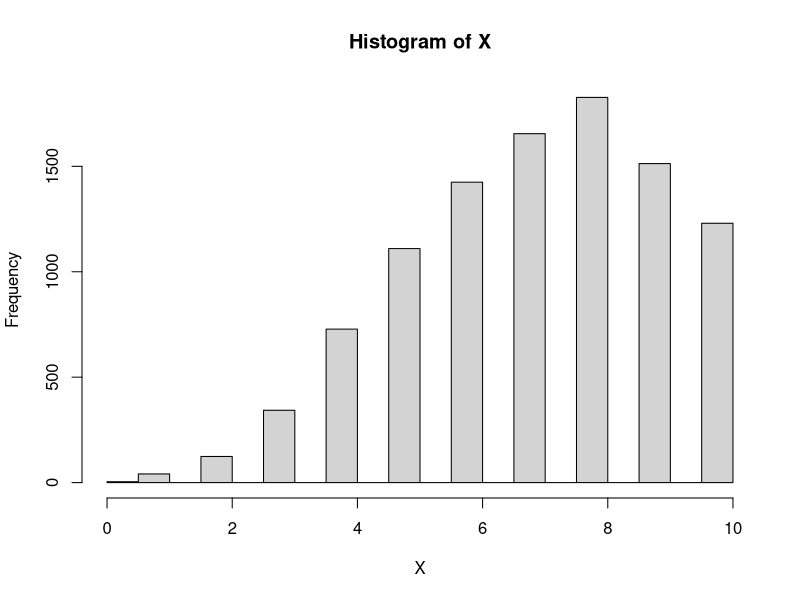
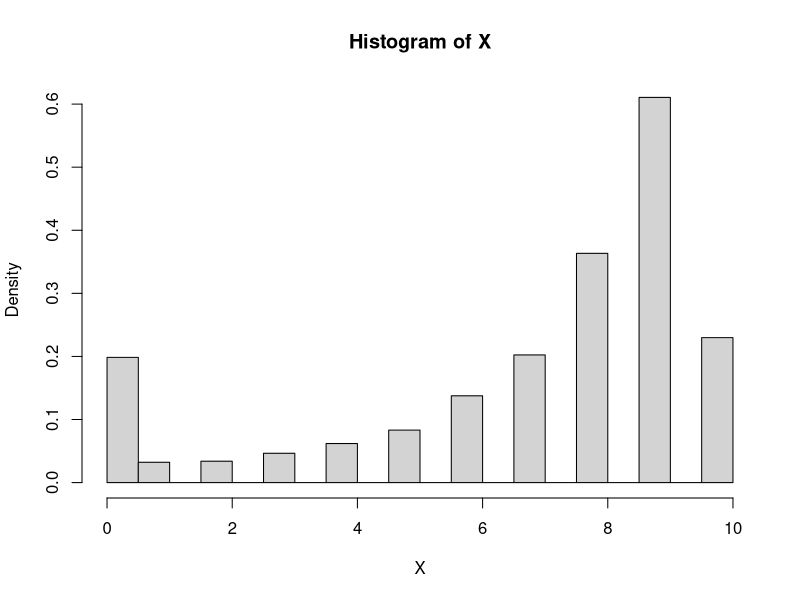
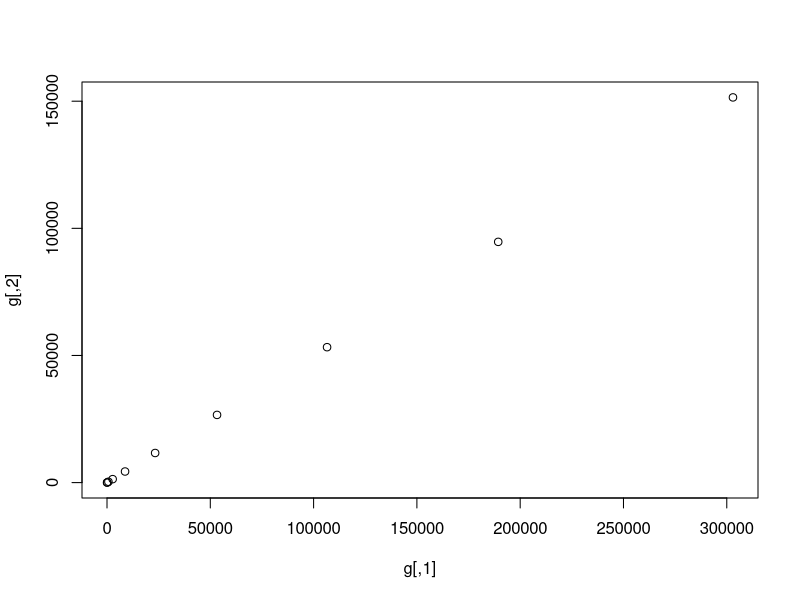

R code for these plots, in order:
#### ??velse 6

## Det f??rste!!
A = rep(8,10)
AA = 8
for (j in 0:length(A)){
  A[j] = (AA^j)/factorial(j)
}
X = vector()
xx = 0:10
g = (AA^xx/factorial(xx))/sum(A)
X[1]=1
N.iter = 10000
for (i in 2:N.iter){
  x = X[i-1]
  Y = floor(runif(1,0,11))
  Y
  if (g[Y+1]>=g[x+1]){
    X[i]=Y
  } else {
    X[i]=sample(c(Y,x),1,replace = TRUE, prob = c(g[Y+1]/g[x+1],1-g[Y+1]/g[x+1]))
  }
}
hist(X)

densityX = rle(sort(X))
densityX = densityX[["lengths"]]/N.iter
chisq.test(densityX,g) # p-value = 0.2423


######### i og j
A1 = 4
A2 = 4
ii = 1:5
jj = 1:5
g = matrix(NA, 10, 10)
for (j in 1:10){
  for ( i in 1:10){
    g[i,j] = (A1^i)/factorial(i)*(A2^i)/factorial(j)
  }
}
x =c(1,1)
X = matrix(x,1, 2)
N.iter = 10000
n = 10
for (i in 2:N.iter){
  Y = floor(runif(2,0,11))
  Y
  if (all(g[Y+1]>=g[x+1])){
    x=Y
  } else {
    E = runif(2,0,1)
    if (all(E < g[Y]/g[x])){
      x = Y
    }
  }
  X = rbind(X,x)
}

densityX = vector()

for (i in 1:10){
  for (j in 1:10){
    densityX = c(densityX,length(X[X==c(i,j)]))
  }
}
densityX=densityX/N.iter

# dev.new()
hist(X, freq = FALSE)
chisq.test(densityX,c(g)) # p-value = 0.2504
plot(g)




